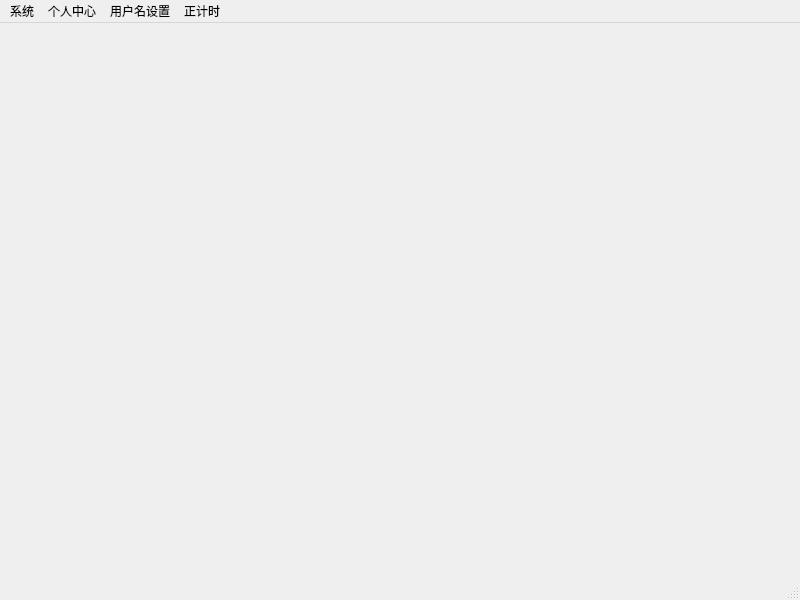
<?xml version="1.0" encoding="UTF-8"?>
<ui version="4.0">
 <class>Tomato</class>
 <widget class="QMainWindow" name="Tomato">
  <property name="geometry">
   <rect>
    <x>0</x>
    <y>0</y>
    <width>800</width>
    <height>600</height>
   </rect>
  </property>
  <property name="windowTitle">
   <string>Tomato</string>
  </property>
  <widget class="QWidget" name="centralwidget"/>
  <widget class="QMenuBar" name="menubar">
   <property name="geometry">
    <rect>
     <x>0</x>
     <y>0</y>
     <width>800</width>
     <height>21</height>
    </rect>
   </property>
   <widget class="QMenu" name="menu">
    <property name="title">
     <string>系统</string>
    </property>
    <widget class="QMenu" name="menu_5">
     <property name="title">
      <string>番茄计时</string>
     </property>
     <widget class="QMenu" name="menu_6">
      <property name="title">
       <string>正计时</string>
      </property>
     </widget>
     <addaction name="menu_6"/>
     <addaction name="action_5"/>
    </widget>
    <widget class="QMenu" name="menu_7">
     <property name="title">
      <string>番茄任务</string>
     </property>
     <addaction name="action_8"/>
    </widget>
    <addaction name="action"/>
    <addaction name="menu_5"/>
    <addaction name="menu_7"/>
   </widget>
   <widget class="QMenu" name="menu_2">
    <property name="title">
     <string>个人中心</string>
    </property>
    <addaction name="action_3"/>
   </widget>
   <widget class="QMenu" name="menu_3">
    <property name="title">
     <string>用户名设置</string>
    </property>
   </widget>
   <widget class="QMenu" name="menu_4">
    <property name="title">
     <string>正计时</string>
    </property>
   </widget>
   <addaction name="menu"/>
   <addaction name="menu_2"/>
   <addaction name="menu_3"/>
   <addaction name="menu_4"/>
  </widget>
  <widget class="QStatusBar" name="statusbar"/>
  <action name="action">
   <property name="text">
    <string>个人设置</string>
   </property>
  </action>
  <action name="action_3">
   <property name="text">
    <string>用户名设置</string>
   </property>
  </action>
  <action name="action_5">
   <property name="text">
    <string>倒计时</string>
   </property>
  </action>
  <action name="action_6">
   <property name="text">
    <string>直接开始</string>
   </property>
  </action>
  <action name="action_8">
   <property name="text">
    <string>新建任务</string>
   </property>
  </action>
 </widget>
 <resources/>
 <connections/>
</ui>
